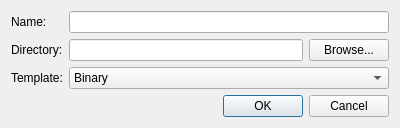
<?xml version="1.0" encoding="UTF-8"?>
<ui version="4.0">
 <class>NewCargoProject</class>
 <widget class="QDialog" name="NewCargoProject">
  <property name="geometry">
   <rect>
    <x>0</x>
    <y>0</y>
    <width>400</width>
    <height>126</height>
   </rect>
  </property>
  <property name="sizePolicy">
   <sizepolicy hsizetype="Preferred" vsizetype="Fixed">
    <horstretch>0</horstretch>
    <verstretch>0</verstretch>
   </sizepolicy>
  </property>
  <property name="windowTitle">
   <string>New Cargo Project</string>
  </property>
  <layout class="QVBoxLayout" name="verticalLayout">
   <item>
    <layout class="QGridLayout" name="gridLayout">
     <item row="1" column="0">
      <widget class="QLabel" name="label_2">
       <property name="text">
        <string>Directory:</string>
       </property>
      </widget>
     </item>
     <item row="0" column="0">
      <widget class="QLabel" name="label">
       <property name="text">
        <string>Name:</string>
       </property>
      </widget>
     </item>
     <item row="0" column="1">
      <widget class="QLineEdit" name="lineEditName"/>
     </item>
     <item row="1" column="1">
      <layout class="QHBoxLayout" name="horizontalLayout">
       <item>
        <widget class="QLineEdit" name="lineEditDirectory"/>
       </item>
       <item>
        <widget class="QPushButton" name="pushButtonBrowse">
         <property name="text">
          <string>Browse...</string>
         </property>
        </widget>
       </item>
      </layout>
     </item>
     <item row="2" column="0">
      <widget class="QLabel" name="label_3">
       <property name="text">
        <string>Template:</string>
       </property>
      </widget>
     </item>
     <item row="2" column="1">
      <widget class="QComboBox" name="comboBoxTemplate">
       <item>
        <property name="text">
         <string>Binary</string>
        </property>
       </item>
       <item>
        <property name="text">
         <string>Library</string>
        </property>
       </item>
      </widget>
     </item>
    </layout>
   </item>
   <item>
    <widget class="QDialogButtonBox" name="buttonBox">
     <property name="orientation">
      <enum>Qt::Horizontal</enum>
     </property>
     <property name="standardButtons">
      <set>QDialogButtonBox::Cancel|QDialogButtonBox::Ok</set>
     </property>
    </widget>
   </item>
  </layout>
 </widget>
 <resources/>
 <connections>
  <connection>
   <sender>buttonBox</sender>
   <signal>accepted()</signal>
   <receiver>NewCargoProject</receiver>
   <slot>accept()</slot>
   <hints>
    <hint type="sourcelabel">
     <x>248</x>
     <y>254</y>
    </hint>
    <hint type="destinationlabel">
     <x>157</x>
     <y>274</y>
    </hint>
   </hints>
  </connection>
  <connection>
   <sender>buttonBox</sender>
   <signal>rejected()</signal>
   <receiver>NewCargoProject</receiver>
   <slot>reject()</slot>
   <hints>
    <hint type="sourcelabel">
     <x>316</x>
     <y>260</y>
    </hint>
    <hint type="destinationlabel">
     <x>286</x>
     <y>274</y>
    </hint>
   </hints>
  </connection>
 </connections>
</ui>
